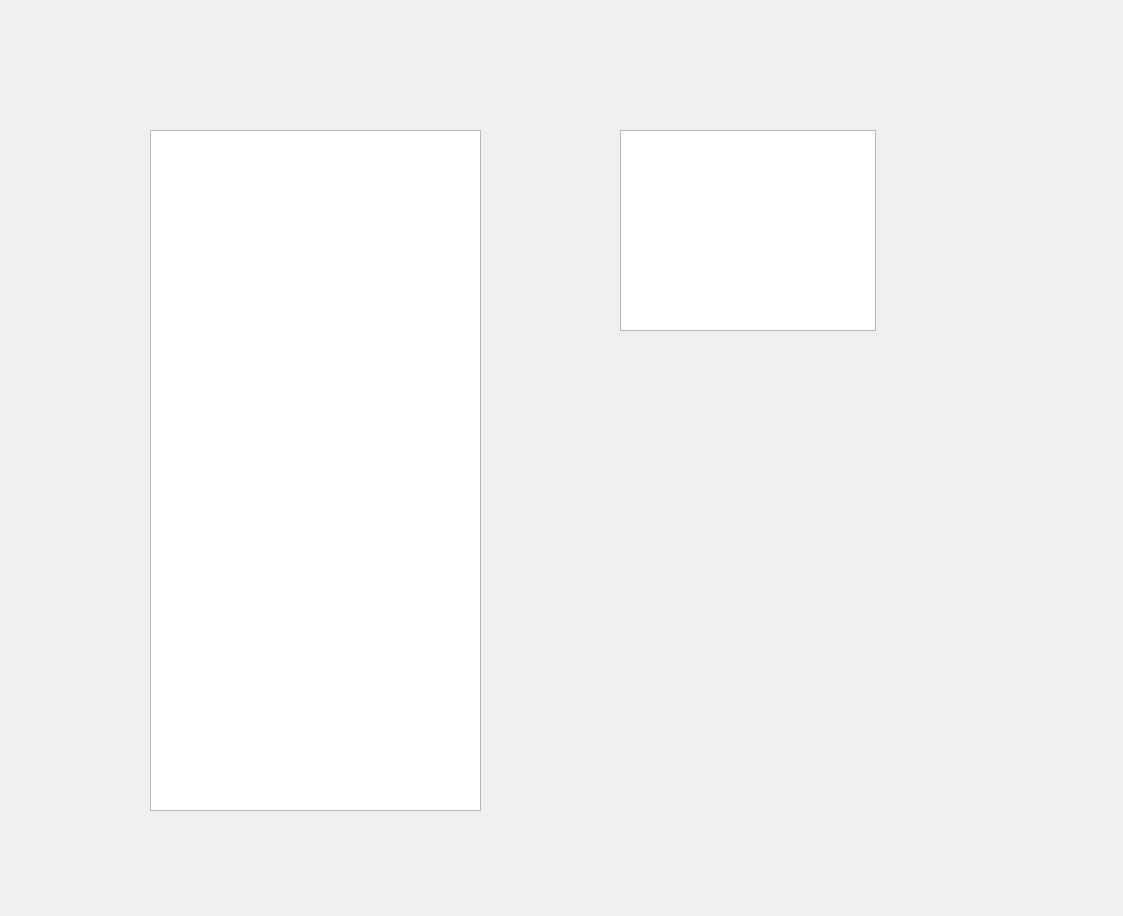
<?xml version="1.0" encoding="UTF-8"?>
<ui version="4.0">
 <class>Dialog</class>
 <widget class="QDialog" name="Dialog">
  <property name="geometry">
   <rect>
    <x>0</x>
    <y>0</y>
    <width>1123</width>
    <height>916</height>
   </rect>
  </property>
  <property name="windowTitle">
   <string>Dialog</string>
  </property>
  <widget class="QTableView" name="tableView_PM">
   <property name="geometry">
    <rect>
     <x>150</x>
     <y>130</y>
     <width>331</width>
     <height>681</height>
    </rect>
   </property>
  </widget>
  <widget class="QTableView" name="tableView_LM">
   <property name="geometry">
    <rect>
     <x>620</x>
     <y>130</y>
     <width>256</width>
     <height>201</height>
    </rect>
   </property>
  </widget>
 </widget>
 <resources/>
 <connections/>
</ui>
